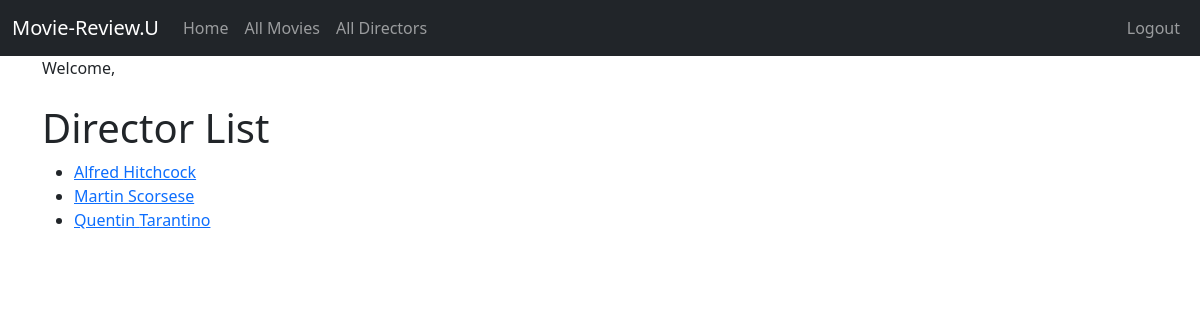
The app's page /director_list/ (signed in) with its own data.
### catalog/models.py (models this page shows, shortened)
class Director(models.Model):
    first_name = models.CharField(max_length=100)
    last_name = models.CharField(max_length=100)
    date_of_birth = models.DateField(null=True, blank=True)
    date_of_death = models.DateField('Died', null=True, blank=True)
    director_photo = models.ImageField(upload_to='image/', null=True, blank=True)
    class Meta:
        ordering = ['first_name', 'last_name']
    def get_absolute_url(self):
        return reverse('director_detail', args=[str(self.id)])

### catalog/views.py (the view)
# urls.py: path('director_list/', views.DirectorListView.as_view(), name='director_list'),
class DirectorListView(LoginRequiredMixin, generic.ListView):
    model = Director

### catalog/templates/catalog/director_list.html
{% extends "catalog/base.html" %}
{% block content %}
    <h1>Director List</h1>
        {% if director_list %}
            <ul>
                {% for director in director_list %}
                    <li>
                        <a href="{{ director.get_absolute_url }}">{{ director.first_name }} {{ director.last_name }}</a>
                    </li>
                {% endfor %}
            </ul>
        {% else %}
            <p>There are no directors to display.</p>
        {% endif %}
{% endblock %}

### records on screen
Director: first_name "Alfred", last_name "Hitchcock"
Director: first_name "Martin", last_name "Scorsese"
Director: first_name "Quentin", last_name "Tarantino"
